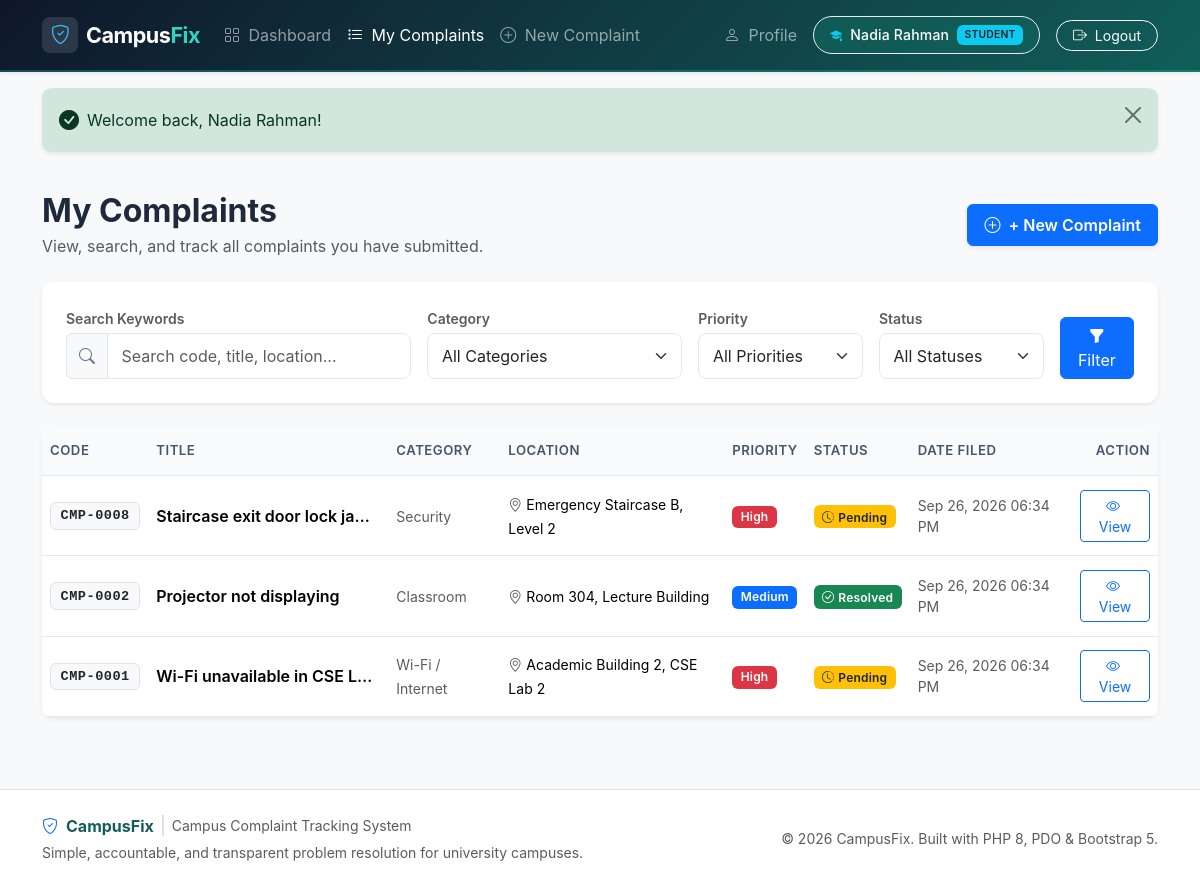
Screenshot of /complaints.php (signed in) with the database file from the repository.
### tables this page shows
CREATE TABLE IF NOT EXISTS complaints (
    id INT AUTO_INCREMENT PRIMARY KEY,
    complaint_code VARCHAR(20) UNIQUE NOT NULL,
    user_id INT NOT NULL,
    title VARCHAR(150) NOT NULL,
    category ENUM(
        'Wi-Fi / Internet',
        'Electrical',
        'Classroom',
        'Lab Equipment',
        'Cleanliness',
        'Water Supply',
        'Furniture',
        'Washroom',
        'Security',
        'Other'
    ) NOT NULL,
    location VARCHAR(150) NOT NULL,
    priority ENUM('Low', 'Medium', 'High') NOT NULL DEFAULT 'Medium',
    description TEXT NOT NULL,
    status ENUM('Pending', 'In Progress', 'Resolved') NOT NULL DEFAULT 'Pending',
    resolution_note TEXT NULL,
    created_at TIMESTAMP DEFAULT CURRENT_TIMESTAMP,
    updated_at TIMESTAMP DEFAULT CURRENT_TIMESTAMP ON UPDATE CURRENT_TIMESTAMP,
    CONSTRAINT fk_complaints_user FOREIGN KEY (user_id) REFERENCES users(id) ON DELETE CASCADE
);

### complaints.php (the view, shortened to what this page needs)
<?php
$userId = currentUserId();
$pdo = getDBConnection();
$q        = trim($_GET['q'] ?? '');
$category = trim($_GET['category'] ?? '');
$priority = trim($_GET['priority'] ?? '');
$status   = trim($_GET['status'] ?? '');
$sql = "
    SELECT id, complaint_code, title, category, location, priority, status, created_at, updated_at
    FROM complaints
    WHERE user_id = ?
";
$params = [$userId];
$sql .= " ORDER BY id DESC";
$stmt = $pdo->prepare($sql);
$stmt->execute($params);
$complaints = $stmt->fetchAll();
$hasActiveFilters = ($q !== '' || $category !== '' || $priority !== '' || $status !== '');
require_once __DIR__ . '/includes/header.php';
?>
<div class="container py-4">
    <div class="d-flex flex-column flex-md-row justify-content-between align-items-md-center gap-3 mb-4">
        <div>
            <h2 class="fw-bold mb-1">My Complaints</h2>
            <p class="text-muted mb-0">View, search, and track all complaints you have submitted.</p>
        </div>
        <div>
            <a href="<?= base_url('complaint_create.php'); ?>" class="btn btn-primary px-3 py-2 shadow-sm fw-semibold">
                <i class="bi bi-plus-circle me-1"></i> + New Complaint
            </a>
        </div>
    </div>
    <div class="card shadow-sm border-0 mb-4">
        <div class="card-body p-3 p-md-4">
            <form method="GET" action="<?= base_url('complaints.php'); ?>">
                <div class="row g-3">
                    <div class="col-12 col-lg-4">
                        <label for="q" class="form-label small text-muted mb-1">Search Keywords</label>
                        <div class="input-group">
                            <span class="input-group-text bg-light"><i class="bi bi-search"></i></span>
                            <input type="text" class="form-control" id="q" name="q"
                                   value="<?= e($q); ?>" placeholder="Search code, title, location...">
                        </div>
                    </div>
                    <div class="col-6 col-md-4 col-lg-3">
                        <label for="category" class="form-label small text-muted mb-1">Category</label>
                        <select class="form-select" id="category" name="category">
                            <option value="">All Categories</option>
                        </select>
                    </div>
                    <div class="col-6 col-md-4 col-lg-2">
                        <label for="priority" class="form-label small text-muted mb-1">Priority</label>
                        <select class="form-select" id="priority" name="priority">
                            <option value="">All Priorities</option>
                        </select>
                    </div>
                    <div class="col-6 col-md-4 col-lg-2">
                        <label for="status" class="form-label small text-muted mb-1">Status</label>
                        <select class="form-select" id="status" name="status">
                            <option value="">All Statuses</option>
                        </select>
                    </div>
                    <div class="col-6 col-lg-1 d-flex align-items-end gap-2">
                        <button type="submit" class="btn btn-primary w-100" title="Apply Filters">
                            <i class="bi bi-funnel-fill"></i> Filter
                        </button>
                    </div>
                </div>
            </form>
        </div>
    </div>
    <div class="card shadow-sm border-0">
        <div class="card-body p-0">
            <?php if (empty($complaints)): ?>
                <div class="empty-state text-center py-5">
                    <div class="empty-state-icon text-muted mb-3">
                        <i class="bi bi-search fs-1"></i>
                    </div>
                    <h5 class="fw-bold mb-1">No complaints found.</h5>
                    <p class="text-muted small mb-3">
                        <?= $hasActiveFilters
                            ? 'No complaints matched your active filter criteria. Try broadening your search or clear filters.'
                            : 'You have not submitted any complaints yet.'; ?>
                    </p>
                    <?php if ($hasActiveFilters): ?>
                        <a href="<?= base_url('complaints.php'); ?>" class="btn btn-outline-secondary btn-sm px-3">
                            <i class="bi bi-arrow-counterclockwise me-1"></i> Clear Filters
                        </a>
                    <?php else: ?>
                        <a href="<?= base_url('complaint_create.php'); ?>" class="btn btn-primary btn-sm px-3">
                            <i class="bi bi-plus-circle me-1"></i> + New Complaint
                        </a>
                    <?php endif; ?>
                </div>
            <?php else: ?>
                <div class="table-responsive">
                    <table class="table table-hover align-middle mb-0">
                        <thead class="table-light">
                            <tr>
                                <th>Code</th>
                                <th>Title</th>
                                <th>Category</th>
                                <th>Location</th>
                                <th>Priority</th>
                                <th>Status</th>
                                <th>Date Filed</th>
                                <th class="text-end">Action</th>
                            </tr>
                        </thead>
                        <tbody>
                            <?php foreach ($complaints as $c): ?>
                                <tr>
                                    <td class="fw-bold">
                                        <span class="badge bg-light text-dark border font-monospace"><?= e($c['complaint_code']); ?></span>
                                    </td>
                                    <td class="fw-semibold text-truncate" style="max-width: 240px;">
                                        <?= e($c['title']); ?>
                                    </td>
                                    <td>
                                        <span class="small text-muted"><?= e($c['category']); ?></span>
                                    </td>
                                    <td>
                                        <span class="small"><i class="bi bi-geo-alt text-muted me-1"></i><?= e($c['location']); ?></span>
                                    </td>
                                    <td><?= priority_badge($c['priority']); ?></td>
                                    <td><?= status_badge($c['status']); ?></td>
                                    <td class="small text-muted"><?= format_date($c['created_at']); ?></td>
                                    <td class="text-end">
                                        <a href="<?= base_url('complaint_view.php?id=' . (int)$c['id']); ?>" class="btn btn-sm btn-outline-primary">
                                            <i class="bi bi-eye me-1"></i> View
                                        </a>
                                    </td>
                                </tr>
                            <?php endforeach; ?>
                        </tbody>
                    </table>
                </div>
            <?php endif; ?>
        </div>
    </div>
</div>
<?php require_once __DIR__ . '/includes/footer.php'; ?>

### includes/functions.php (shortened to what this page needs)
<?php
function e($value): string {
    return htmlspecialchars((string)$value, ENT_QUOTES, 'UTF-8');
}
function get_flash(string $type): array {
    if (isset($_SESSION['flash'][$type])) {
        $messages = $_SESSION['flash'][$type];
        return $messages;
    }
    return [];
}
function render_flash_messages(): string {
    $output = '';
    $types = ['success', 'danger', 'warning', 'info'];
    foreach ($types as $type) {
        $messages = get_flash($type);
        if (!empty($messages)) {
            $alertClass = 'alert-' . $type;
            $icon = match($type) {
                'success' => 'bi-check-circle-fill',
                'danger'  => 'bi-exclamation-triangle-fill',
                'warning' => 'bi-exclamation-circle-fill',
                default   => 'bi-info-circle-fill',
            };
            foreach ($messages as $msg) {
                $output .= '<div class="alert ' . $alertClass . ' alert-dismissible fade show shadow-sm d-flex align-items-center mb-3" role="alert">';
                $output .= '  <i class="bi ' . $icon . ' me-2 flex-shrink-0 fs-5"></i>';
                $output .= '  <div class="flex-grow-1">' . e($msg) . '</div>';
                $output .= '  <button type="button" class="btn-close" data-bs-dismiss="alert" aria-label="Close"></button>';
                $output .= '</div>';
            }
        }
    }
    return $output;
}
function base_url(string $path = ''): string {
    static $baseUrl = null;
    if ($baseUrl === null) {
        $docRoot = str_replace('\\', '/', realpath($_SERVER['DOCUMENT_ROOT'] ?? ''));
        $appRoot = str_replace('\\', '/', realpath(__DIR__ . '/..'));
        if ($docRoot !== '' && strpos($appRoot, $docRoot) === 0) {
            $subPath = substr($appRoot, strlen($docRoot));
            $baseUrl = '/' . trim($subPath, '/') . '/';
            if ($baseUrl === '//') {
                $baseUrl = '/';
            }
        } else {
            $baseUrl = '/CampusFix/';
        }
    }
    return $baseUrl . ltrim($path, '/');
}
function status_badge(string $status): string {
    return match ($status) {
        'Pending'     => '<span class="badge bg-warning text-dark"><i class="bi bi-clock-history me-1"></i>Pending</span>',
        'In Progress' => '<span class="badge bg-info text-dark"><i class="bi bi-arrow-repeat me-1"></i>In Progress</span>',
        'Resolved'    => '<span class="badge bg-success"><i class="bi bi-check-circle me-1"></i>Resolved</span>',
        default       => '<span class="badge bg-secondary">' . e($status) . '</span>',
    };
}
function priority_badge(string $priority): string {
    return match ($priority) {
        'Low'    => '<span class="badge bg-secondary">Low</span>',
        'Medium' => '<span class="badge bg-primary">Medium</span>',
        'High'   => '<span class="badge bg-danger">High</span>',
        default  => '<span class="badge bg-light text-dark">' . e($priority) . '</span>',
    };
}
function format_date(?string $timestamp): string {
    $time = strtotime($timestamp);
    return $time !== false ? date('M d, Y h:i A', $time) : e($timestamp);
}

### assets/css/style.css (style rules this page uses)
:root { --cf-primary: #0d6efd; --cf-primary-dark: #0a58ca; --cf-teal: #0f766e; --cf-teal-light: #14b8a6; --cf-teal-dark: #115e59; --cf-navy: #0f172a; --cf-bg: #f8fafc; --cf-card-bg: #ffffff; --cf-border: #e2e8f0; --cf-text-main: #1e293b; --cf-text-muted: #64748b; --cf-focus-ring: rgba(20, 184, 166, 0.25); }
body { background-color: var(--cf-bg); color: var(--cf-text-main); font-family: -apple-system, BlinkMacSystemFont, "Segoe UI", Roboto, "Helvetica Neue", Arial, sans-serif; min-height: 100vh; display: flex; flex-direction: column; }
.card { border: 1px solid var(--cf-border); border-radius: 0.75rem; background-color: var(--cf-card-bg); box-shadow: 0 1px 3px rgba(0, 0, 0, 0.05); transition: transform 0.15s ease, box-shadow 0.15s ease; }
.table-responsive { border-radius: 0.5rem; }
.table { margin-bottom: 0; vertical-align: middle; }
.table th { background-color: #f8fafc; color: #475569; font-weight: 600; font-size: 0.825rem; text-transform: uppercase; letter-spacing: 0.5px; padding-top: 0.9rem; padding-bottom: 0.9rem; border-bottom: 1px solid var(--cf-border); white-space: nowrap; }
.table td { padding-top: 0.85rem; padding-bottom: 0.85rem; border-bottom: 1px solid var(--cf-border); }
.badge { padding: 0.45em 0.7em; font-weight: 600; letter-spacing: 0.2px; border-radius: 0.375rem; }
.badge.font-monospace { font-size: 0.85rem; letter-spacing: 0.5px; }
.form-control, .form-select { border: 1px solid var(--cf-border); border-radius: 0.5rem; padding: 0.6rem 0.85rem; transition: border-color 0.15s ease-in-out, box-shadow 0.15s ease-in-out; }
.form-label { font-weight: 600; font-size: 0.875rem; color: #334155; margin-bottom: 0.4rem; }
.input-group-text { border: 1px solid var(--cf-border); color: #64748b; }
.alert { border-radius: 0.6rem; border: 1px solid transparent; }
.alert-dismissible .btn-close { padding: 1.15rem 1rem; }

### rows the page displays
complaints: complaint_code "CMP-0008", title "Staircase exit door lock ja…", category "Security", location "Emergency Staircase B, Level 2", priority "High", status "Pending", created_at "Sep 26, 2026 06:34 PM"
complaints: complaint_code "CMP-0002", title "Projector not displaying", category "Classroom", location "Room 304, Lecture Building", priority "Medium", status "Resolved", created_at "Sep 26, 2026 06:34 PM"
complaints: complaint_code "CMP-0001", title "Wi-Fi unavailable in CSE L…", category "Wi-Fi / Internet", location "Academic Building 2, CSE Lab 2", priority "High", status "Pending", created_at "Sep 26, 2026 06:34 PM"

### other values shown
$_SESSION['full_name'] "Nadia Rahman"
$_SESSION['role'] "STUDENT"
$msg "Welcome back, Nadia Rahman!"
